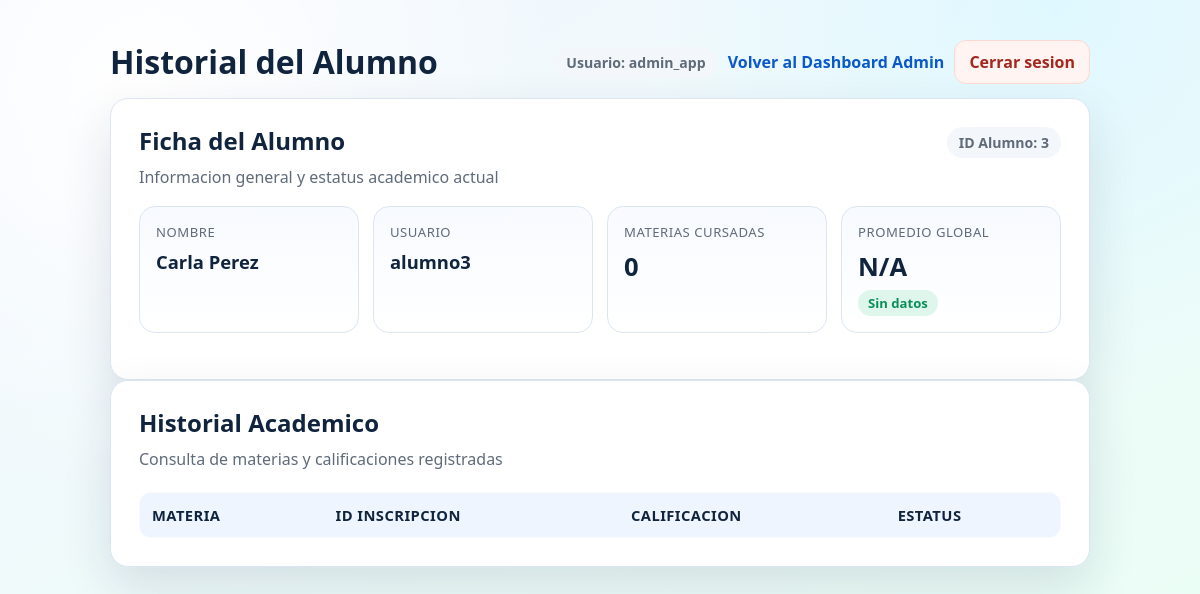
Screenshot of /alumno.php?id_alumno=3 (signed in) with the database file from the repository.
### tables this page shows
CREATE TABLE IF NOT EXISTS alumnos (
    id_alumno INT AUTO_INCREMENT PRIMARY KEY,
    id_usuario INT NOT NULL UNIQUE,
    nombre VARCHAR(100) NOT NULL,
    INDEX idx_alumnos_usuario (id_usuario),
    CONSTRAINT fk_alumnos_usuario
        FOREIGN KEY (id_usuario) REFERENCES usuarios(id_usuario)
        ON UPDATE CASCADE
        ON DELETE RESTRICT
);

CREATE TABLE IF NOT EXISTS usuarios (
    id_usuario INT AUTO_INCREMENT PRIMARY KEY,
    username VARCHAR(50) NOT NULL UNIQUE,
    contrasena VARCHAR(255) NOT NULL,
    id_rol TINYINT NOT NULL,
    INDEX idx_usuarios_rol (id_rol)
);

### auth.php (called while the page is built, shortened)
<?php
function current_role()
{
return isset($_SESSION['rol']) ? (int)$_SESSION['rol'] : 0;
}

### alumno.php (the view, shortened to what this page needs)
<?php
include("conexion.php");
include("auth.php");
$id = 0;
if (current_role() === 3) {
$id = isset($_SESSION['id_alumno']) ? (int)$_SESSION['id_alumno'] : 0;
} else {
$id = isset($_GET['id_alumno']) ? (int)$_GET['id_alumno'] : 0;
}
$perfil = null;
$promedioGlobalAlumno = null;
$estatusGlobalAlumno = "Sin datos";
$sqlPerfil = "SELECT
a.id_alumno,
a.nombre,
u.username,
COUNT(DISTINCT i.id_inscripcion) AS materias_cursadas,
ROUND(AVG(c.calificacion), 2) AS promedio
FROM alumnos a
INNER JOIN usuarios u ON a.id_usuario = u.id_usuario
LEFT JOIN inscripciones i ON a.id_alumno = i.id_alumno
LEFT JOIN calificaciones c ON i.id_inscripcion = c.id_inscripcion
WHERE a.id_alumno = $id
GROUP BY a.id_alumno, a.nombre, u.username";
if ($id > 0) {
$resultPerfil = $conn->query($sqlPerfil);
if ($resultPerfil && $resultPerfil->num_rows > 0) {
$perfil = $resultPerfil->fetch_assoc();
$promedioGlobalAlumno = $perfil['promedio'];
}
}
?>
<!DOCTYPE html>
<html lang="es">
<head>
<link rel="stylesheet" href="styles.css">
</head>
<body>
<main class="page">
<div class="topbar">
<h1>Historial del Alumno</h1>
<div class="topbar-actions">
<span class="chip soft">Usuario: <?php echo htmlspecialchars($_SESSION['username'] ?? 'alumno'); ?></span>
<?php if (current_role() === 1) { ?>
<a class="link" href="admin.php">Volver al Dashboard Admin</a>
<?php } ?>
<a class="btn-ghost" href="logout.php">Cerrar sesion</a>
</div>
</div>
<?php if ($perfil) { ?>
<section class="card">
<div class="section-head">
<div>
<h2>Ficha del Alumno</h2>
<p class="subtitle">Informacion general y estatus academico actual</p>
</div>
<span class="chip soft">ID Alumno: <?php echo htmlspecialchars((string)$perfil['id_alumno']); ?></span>
</div>
<div class="summary-grid">
<div class="summary-card">
<span class="summary-label">Nombre</span>
<span class="summary-value" style="font-size:1.15rem;"><?php echo htmlspecialchars($perfil['nombre']); ?></span>
</div>
<div class="summary-card">
<span class="summary-label">Usuario</span>
<span class="summary-value" style="font-size:1.15rem;"><?php echo htmlspecialchars($perfil['username']); ?></span>
</div>
<div class="summary-card">
<span class="summary-label">Materias cursadas</span>
<span class="summary-value"><?php echo htmlspecialchars((string)$perfil['materias_cursadas']); ?></span>
</div>
<div class="summary-card">
<span class="summary-label">Promedio global</span>
<span class="summary-value"><?php echo $promedioGlobalAlumno !== null ? htmlspecialchars(number_format((float)$promedioGlobalAlumno, 2)) : "N/A"; ?></span>
<p><span class="badge <?php echo $estatusGlobalAlumno === 'Reprobado' ? 'fail' : 'ok'; ?>"><?php echo htmlspecialchars($estatusGlobalAlumno); ?></span></p>
</div>
</div>
</section>
<?php } ?>
<section class="card">
<h2>Historial Academico</h2>
<p class="subtitle">Consulta de materias y calificaciones registradas</p>
<div class="table-wrap">
<table>
<tr>
<th>Materia</th>
<th>ID Inscripcion</th>
<th>Calificacion</th>
<th>Estatus</th>
</tr>
</table>
</div>
</section>
</main>
</body>
</html>

### styles.css (style rules this page uses)
:root { --bg-1: #f3f6ff; --bg-2: #e9fff4; --surface: #ffffff; --surface-soft: #f8fafc; --text: #10243e; --muted: #5f6b7a; --primary: #0f6fff; --primary-strong: #0a58ca; --success: #0a8f5a; --danger: #c5392f; --border: #dce6f2; --shadow: 0 20px 50px rgba(15, 36, 62, 0.12); }
* { box-sizing: border-box; }
body { margin: 0; min-height: 100vh; font-family: "Segoe UI", "Helvetica Neue", sans-serif; color: var(--text); background: radial-gradient(circle at 12% 10%, #ffffff 0, transparent 32%), radial-gradient(circle at 88% 0%, #dff8ff 0, transparent 30%), linear-gradient(150deg, var(--bg-1), var(--bg-2)); }
.page { width: min(980px, 92vw); margin: 40px auto; }
.topbar { display: flex; justify-content: space-between; align-items: center; gap: 12px; margin-bottom: 14px; }
.topbar h1, .topbar h2 { margin: 0; }
.topbar-actions { display: flex; gap: 10px; align-items: center; }
.btn-ghost { display: inline-flex; align-items: center; justify-content: center; width: auto; padding: 10px 14px; border-radius: 12px; text-decoration: none; font-weight: 700; border: 1px solid #ffd7d3; color: #a4271e; background: #fff4f2; transition: transform 0.12s ease, filter 0.2s ease; }
.card { background: var(--surface); border: 1px solid var(--border); border-radius: 18px; box-shadow: var(--shadow); padding: 28px; }
h1, h2, h3 { margin: 0 0 10px; line-height: 1.2; }
.subtitle { margin: 0 0 22px; color: var(--muted); }
.table-wrap { overflow-x: auto; margin-top: 14px; }
.section-head { display: flex; justify-content: space-between; gap: 16px; align-items: flex-start; margin-bottom: 14px; }
.section-head .subtitle { margin-bottom: 0; }
.summary-grid { display: grid; grid-template-columns: repeat(auto-fit, minmax(220px, 1fr)); gap: 14px; margin: 18px 0; }
.summary-card { background: linear-gradient(180deg, #f7faff 0%, #ffffff 100%); border: 1px solid var(--border); border-radius: 16px; padding: 16px; }
.summary-label { display: block; font-size: 0.82rem; text-transform: uppercase; letter-spacing: 0.04em; color: var(--muted); margin-bottom: 8px; }
.summary-value { display: block; font-size: 1.6rem; font-weight: 800; margin-bottom: 6px; }
.summary-card p { margin: 0; color: var(--muted); }
.chip { display: inline-flex; align-items: center; gap: 6px; padding: 6px 12px; border-radius: 999px; background: #eff5ff; color: var(--primary-strong); font-size: 0.88rem; font-weight: 700; }
.chip.soft { background: #f3f7fb; color: var(--muted); }
table { width: 100%; border-collapse: collapse; background: var(--surface-soft); border: 1px solid var(--border); border-radius: 12px; overflow: hidden; }
th, td { text-align: left; padding: 12px; border-bottom: 1px solid var(--border); }
th { background: #eff5ff; font-size: 0.92rem; text-transform: uppercase; letter-spacing: 0.03em; }
.badge { display: inline-block; padding: 4px 10px; border-radius: 999px; font-size: 0.82rem; font-weight: 700; }
.badge.ok { background: #def6eb; color: var(--success); }
a.link { color: var(--primary-strong); text-decoration: none; font-weight: 600; }

### rows the page displays
alumnos: id_alumno "3", nombre "Carla Perez", id_usuario.username "alumno3"

### other values shown
$_SESSION['username'] "admin_app"
$perfil['materias_cursadas'] "0"
$estatusGlobalAlumno "Sin datos"
